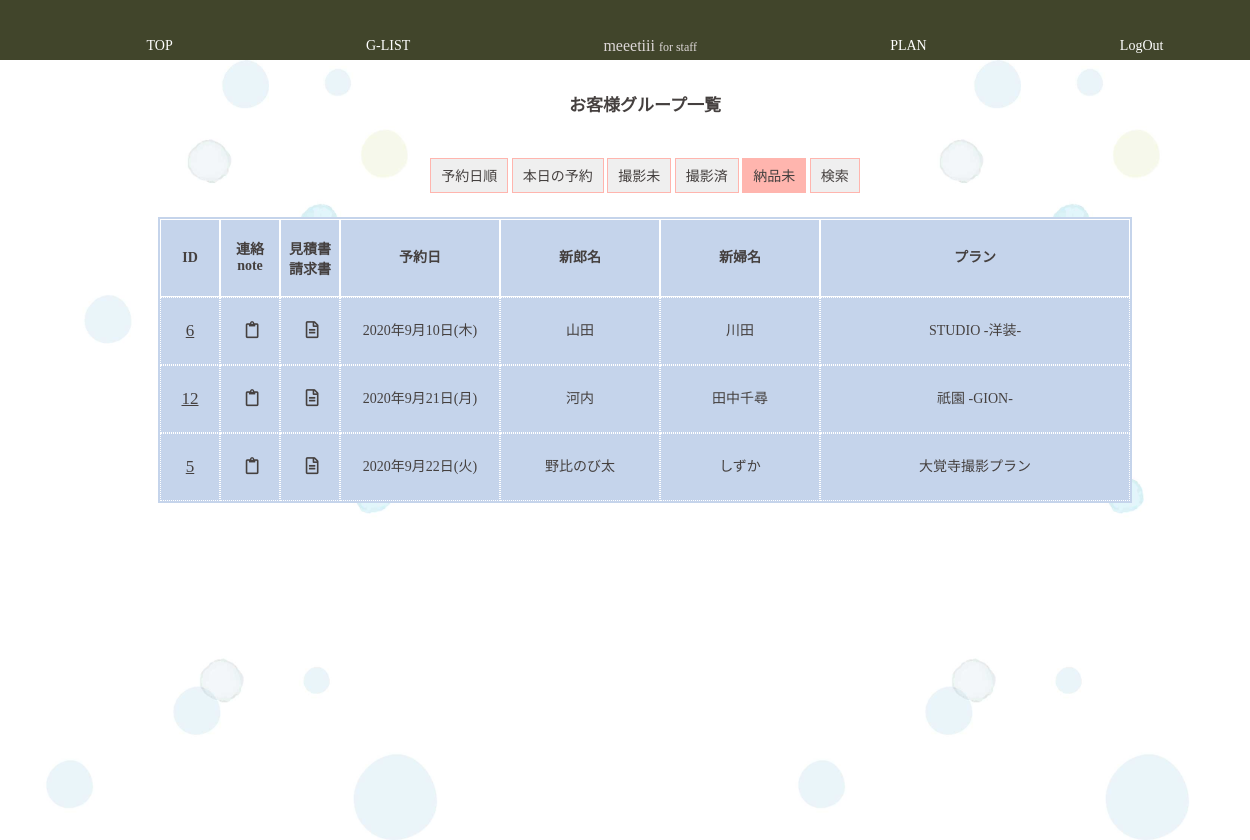
Page /staff/c_group_list_nd.php (signed in) on the committed database.
### tables this page shows
CREATE TABLE `customers` (
  `c_id` varchar(32) NOT NULL,
  `c_group_id` int(11) NOT NULL,
  `c_name` varchar(32) NOT NULL,
  `c_pass` varchar(64) NOT NULL,
  `c_mail` varchar(64) NOT NULL,
  `c_tell` varchar(11) NOT NULL,
  `c_zip` char(7) NOT NULL,
  `c_address` varchar(64) NOT NULL,
  `c_gender` tinyint(1) NOT NULL,
  `c_myphoto` tinyint(1) NOT NULL DEFAULT 0
);

CREATE TABLE `c_groups` (
  `c_group_id` int(11) NOT NULL,
  `p_id` int(11) NOT NULL,
  `reserve_day` date NOT NULL,
  `reserve_time` time NOT NULL,
  `estimate` tinyint(1) NOT NULL,
  `invoce` tinyint(1) NOT NULL,
  `payment` tinyint(1) NOT NULL,
  `d_product` tinyint(1) NOT NULL,
  `new_zip` char(7) NOT NULL,
  `new_address` varchar(64) NOT NULL,
  `before2days` tinyint(1) NOT NULL DEFAULT 0,
  `make_reh` tinyint(1) NOT NULL DEFAULT 0,
  `cos_fixed` tinyint(1) NOT NULL DEFAULT 0,
  `cos_fitting` tinyint(1) NOT NULL DEFAULT 0,
  `place_fixed` tinyint(1) NOT NULL DEFAULT 0,
  `s_id` varchar(32) NOT NULL,
  `limit_over` tinyint(1) NOT NULL
);

CREATE TABLE `plans` (
  `p_id` int(11) NOT NULL,
  `p_name` varchar(32) NOT NULL,
  `p_wear` varchar(32) NOT NULL
);

### class/meeting.class.php (called while the page is built, shortened)
<?php
class Meeting{
	public $pdo;
	public function __construct(){
		$host  = "localhost";
		$dbname= "meeting_app";
		$dbuser= "root";
		$dbpass= "";
		$dsn = "mysql:host={$host};dbname={$dbname};charset=utf8";
		$this->pdo = new PDO($dsn,$dbuser,$dbpass);
	}
	public function getGroomBrideGrouopAllDate() {
		$sql  ="SELECT groom.c_name AS g_name,bride.c_name AS b_name, ";
		$sql .="reserve_day,p_name,c_groups.c_group_id AS group_id,d_product,payment,limit_over ";
		$sql .="FROM customers AS groom,customers AS bride,c_groups,plans ";
		$sql .="WHERE c_groups.c_group_id=groom.c_group_id ";
		$sql .="AND c_groups.c_group_id=bride.c_group_id ";
		$sql .="AND c_groups.p_id=plans.p_id ";
		$sql .="AND groom.c_gender=0 AND bride.c_gender=1 ";
		$sql .="ORDER BY reserve_day";
		$row = $this->pdo->query($sql);
		return $row;
	}
}
?>

### staff/c_group_list_nd.php (the view, shortened to what this page needs)
<?php
function h($str) {
	return htmlspecialchars($str,ENT_QUOTES);
}
require_once("../class/meeting.class.php");
$obj =new Meeting();
$rows =$obj->getGroomBrideGrouopAllDate();
$today= date("Y-m-d");
?>
<?php require_once("header_for_staff.php"); ?>
		<main>
			<h1>お客様グループ一覧</h1>
			<section>
				<p><button class="sort_day_btn all_day"><a href="c_group_list.php">予約日順</a></button>
				<button class="sort_day_btn today"><a href="c_group_list_today.php">本日の予約</a></button>
				<button class="sort_day_btn feature_day"><a href="c_group_list_f.php">撮影未</a></button>
				<button class="sort_day_btn past_day"><a href="c_group_list_p.php">撮影済</a></button>
				<button class="sort_day_btn no_d activ_page_btn"><a href="">納品未</a></button>
				<button class="sort_day_btn no_d"><a href="c_group_list_serch.php">検索</a></button>
				</p>
				<div id="mainView" class="table-scroll">
					<table class="list c_gropup_list">
					<tr class="c_group_list_head">
						<th class="list_id_num"><p class="line_h_40">ID</p></th><th class="list_id_num"><p class="font_mini_no_padding">連絡<br>note</p></th><th class="list_id_num"><p class="font_mini_no_padding">見積書<br>請求書</p></th>
						<th class="list_r_day"><p class="line_h_40">予約日</p></th><th class="list_c_name"><p class="line_h_40">新郎名</p></th>
						<th class="list_c_name"><p class="line_h_40">新婦名</p></th><th class="list_p_name"><p class="line_h_40">プラン</p></th>
					</tr>
					<?php while($row=$rows->fetch(PDO::FETCH_ASSOC)): ?>
					<?php if($row["reserve_day"]<$today && $row["d_product"]==0): ?>
					<tr>
						<td class="list_id_num"><p><a href="c_group_each.php?group_id=<?php echo $row["group_id"];?>" ><?php echo $row["group_id"];?></a></p></td>
						<td class="list_id_num"><p><a href="../customer/c_board.php?group_id=<?php echo $row["group_id"];?>"><i class="far fa-clipboard"></i></a></p></td>
						<td class="list_id_num"><p><a href="../customer/c_paymentdata.php?group_id=<?php echo $row["group_id"];?>"><i class="far fa-file-alt"></i></a></p></td>
						<td class="list_r_day"><p><?php
							$reserve_day = $row["reserve_day"];
							$week = ["日","月","火","水","木","金","土"];
							$hi = date('w', strtotime($reserve_day));
							$youbi = $week[$hi];
							$rd =  date('Y年n月j日', strtotime($reserve_day))."(".$youbi.")";
							echo h($rd);
						?></p></td>
						<td class="list_c_name"><p><?php echo h($row["g_name"]); ?></p></td>
						<td class="list_c_name"><p><?php echo h($row["b_name"]); ?></p></td>
						<td class="list_p_name"><p><?php echo h($row["p_name"]); ?></p></td>
					</tr>
					<?php endif; ?>
					<?php endwhile; ?>
					</table>
				</div>
			</section>
		</main>
<?php require_once("footer_for_staffpage.php"); ?>

### css/style.css (style rules this page uses)
* { //border:1px red solid; }
html, body { height: 100%; }
body { width:100%; margin:auto; color: #45403f; font-family: 'Noto Serif JP', serif; }
main { width:100%; padding:20px; margin:auto; margin-bottom:60px; text-align:center; padding-top:80px; background: url(../image/demo.jpg) center top; background-size: contain; height: calc(100% - 60px); }
section { max-width:100%; margin:20px auto; }
section:last-child { padding-bottom:40px;; }
p, input { font-size:14px; }
a { font-size:12px; text-decoration:none; color: #45403f; display:block; }
i { margin-left:6px; margin-right:2px; }
h1 { font-size:17px; display:inline-block; text-align:center; }
span.font_mini_no_padding, .font_mini_no_padding { font-size:12px; padding:0; }
table { width:100%; max-width:100%; margin-bottom:20px; box-sizing:border-box; }
table tr { max-width:100%; display:flex; flex-direction:column; }
table tr th { text-align:left; }
tr th,tr td { padding:4px 0; }
table.list tr, table.p_list tr { display:flex; flex-direction:row; }
table.list th { border:solid 1px white; padding:4px; }
table.list td { border:dotted 1px white; padding:4px; line-height:30px; }
table.list td a { height:30px; }
.table-scroll { overflow: auto; white-space: nowrap; }
table.c_gropup_list { margin-bottom:0; }
.list_id_num a { text-decoration:underline; font-size:17px; }
.list_id_num { width:clamp(16px,10vw,50px); }
.list_p_name { width:clamp(140px,35vw,350px); }
table.c_gropup_list { background-color:#c5d4eb; }
table.c_gropup_list .list_id_num { width:50px; }
.list_p_btn, .list_r_day, .list_c_name { width:150px; }
table.c_gropup_list .list_p_name, table.c_gropup_list .list_board_notice { width:300px; }
button { margin-top:10px; margin-bottom:10px; }
.sort_day_btn { border:1px solid #ffb5ae; padding: 0 10px; height: 35px; }
.sort_day_btn a { font-size: 14px; text-decoration:none; }
.activ_page_btn { border:solid 1px #ffb5ae; background-color:#ffb5ae; }
.c_group_list_head th, td.c_group_list_head, .p_list th { text-align:center; }
.c_update_table, .c_g_check, .c_top, .login_table, .p_list, .list, .staff_add_table, .staff_update_table, .c_add_table, .c_group_add_table, .plan_add_table, .p_update_table, .c_group_each_table, .c_group_each_mg_table, .c_group_update_table { margin:auto; width: clamp(220px,80vw,600px); margin-bottom:20px; }
.font_mini_no_padding { font-size:clamp(12px,10px + .7vw,14px); padding:0; }
.line_h_40 { line-height:40px; }

### rows in the picture
customers: c_group.c_group_id "6", c_group.reserve_day "2020年9月10日(木)", c_name "山田", customers.c_name "川田", plans.p_name "STUDIO -洋装-"
customers: c_group.c_group_id "12", c_group.reserve_day "2020年9月21日(月)", c_name "河内", customers.c_name "田中千尋", plans.p_name "祇園 -GION-"
customers: c_group.c_group_id "5", c_group.reserve_day "2020年9月22日(火)", c_name "野比のび太", customers.c_name "しずか", plans.p_name "大覚寺撮影プラン"
